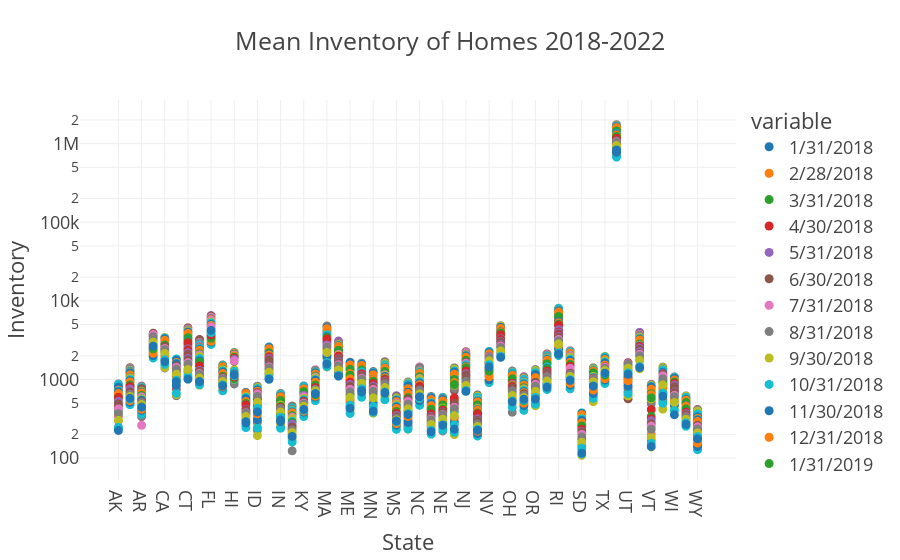

Notebook code for this chart:
### Code cell
px.scatter(state_inv, log_y=True, title='Mean Inventory of Homes 2018-2022', template='presentation', labels={'state_name': 'State', 'value':'Inventory'})
